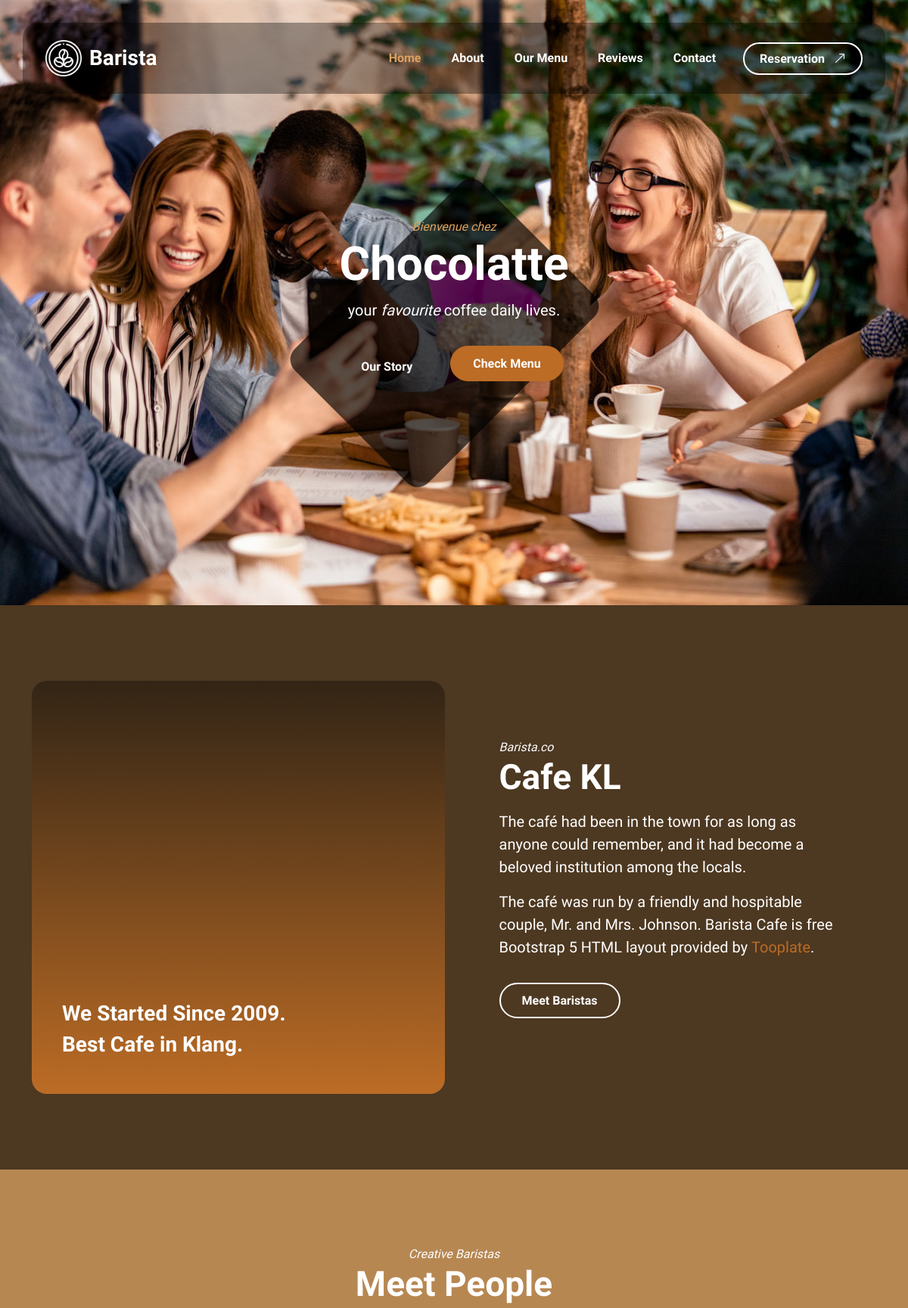
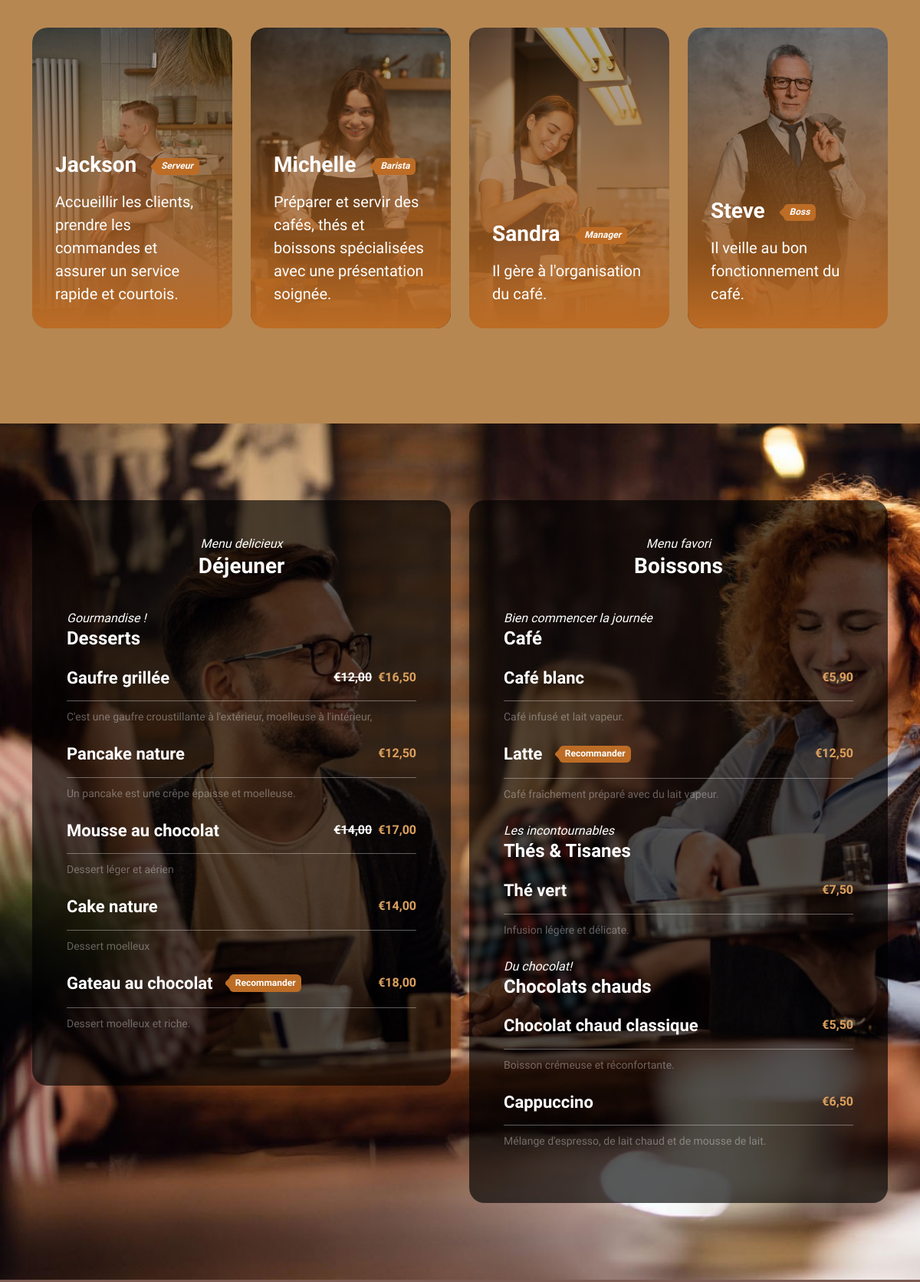
The page / (upper part) on the database its author committed (2 pictures, top to bottom).
### tables this page shows
CREATE TABLE `employees` (
  `id` int unsigned NOT NULL AUTO_INCREMENT,
  `name` varchar(255) NOT NULL,
  `job` varchar(255) DEFAULT NULL,
  `description` varchar(255) DEFAULT NULL,
  `img` varchar(255) DEFAULT NULL,
  `created_at` timestamp NOT NULL DEFAULT CURRENT_TIMESTAMP,
  `updated_at` timestamp NOT NULL DEFAULT CURRENT_TIMESTAMP,
  PRIMARY KEY (`id`)
);

CREATE TABLE `product_categories` (
  `id` int unsigned NOT NULL AUTO_INCREMENT,
  `parent_id` int unsigned DEFAULT NULL,
  `order` int unsigned NOT NULL,
  `pre` varchar(255) NOT NULL,
  `title` varchar(255) NOT NULL,
  `created_at` timestamp NOT NULL DEFAULT CURRENT_TIMESTAMP,
  `updated_at` timestamp NOT NULL DEFAULT CURRENT_TIMESTAMP,
  PRIMARY KEY (`id`),
  KEY `product_categories_parent_id_product_categories_id` (`parent_id`),
  CONSTRAINT `product_categories_parent_id_product_categories_id` FOREIGN KEY (`parent_id`) REFERENCES `product_categories` (`id`) ON DELETE SET NULL
);

CREATE TABLE `products` (
  `id` int unsigned NOT NULL AUTO_INCREMENT,
  `product_category_id` int unsigned NOT NULL,
  `name` varchar(255) NOT NULL,
  `description` varchar(255) NOT NULL,
  `tag` varchar(255) DEFAULT NULL,
  `price` int NOT NULL,
  `discount` int DEFAULT NULL,
  `created_at` timestamp NOT NULL DEFAULT CURRENT_TIMESTAMP,
  `updated_at` timestamp NOT NULL DEFAULT CURRENT_TIMESTAMP,
  `deleted_at` timestamp NULL DEFAULT NULL,
  PRIMARY KEY (`id`),
  KEY `products_product_category_id_product_categories_id` (`product_category_id`),
  CONSTRAINT `products_product_category_id_product_categories_id` FOREIGN KEY (`product_category_id`) REFERENCES `product_categories` (`id`) ON DELETE RESTRICT
);

### controllers/BaseController.php (called while the page is built, shortened)
<?php
abstract class BaseController
{
    public function handle()
    {
        return $this->show();
    }
    protected function view($view, $data)
    {
        extract($data);
        include('./views/' . $view . '.php');
    }
}

### controllers/HomeController.php (called while the page is built, shortened)
<?php
class HomeController extends BaseController
{
    public function show()
    {
        return $this->view('home', [
            'welcome' => 'Bienvenue chez',
            'title' => 'Chocolatte',
            'employees' => Employee::getHomepageEmployees(),
            'review_title' => 'Ce qu\'en pensent nos clients',
            'reviews' => Review::getHomepageReviews(),
            'categories' => $this->getMenuCategories(),
        ]);
    }
    protected function getMenuCategories()
    {
        $categories = ProductCategory::getHomepageMainCategories();
        foreach ($categories as $indexMainCategories => $category) {
            $category->subcategories = ProductCategory::getHomepageSubCategories($category);
            foreach($category->subcategories as $indexSubCategories => $subcategory) {
                $subcategory->products = Product::getHomepageProducts($subcategory);
            }
        }
        return $categories;
    }
}

### index.php (called while the page is built, shortened)
<?php
require_once('controllers/BaseController.php');
require_once('controllers/HomeController.php');
require_once('models/BaseModel.php');
require_once('models/ProductCategory.php');
$controller = new HomeController();
$controller->handle();

### models/BaseModel.php (called while the page is built, shortened)
<?php
abstract class BaseModel
{
    public static $instances = [];
    protected $connexion;
    function __construct()
    {
        try {
            $this->connexion = new \PDO('mysql:host=' . MYSQL_HOST . ';dbname=' . MYSQL_DBNAME . ';charset=utf8', MYSQL_USER, MYSQL_PASSWORD);
            $this->connexion->setAttribute(\PDO::ATTR_DEFAULT_FETCH_MODE, \PDO::FETCH_OBJ);
        } catch (\Exception $e) {
            die('Erreur : ' . $e->getMessage());
        }
    }
    public static function __callStatic($method, $args = []) {
        $method = lcfirst(substr($method, 3));
        return call_user_func_array([self::getInstance(get_called_class()), $method], $args);
    }
    public static function getInstance($class)
    {
        if(!isset(self::$instances[$class])) self::$instances[$class] = new $class();
        return self::$instances[$class];
    }
    protected function get($sql, $args = [])
    {
        return $this->execute($sql, $args)->fetchAll();
    }
    protected function execute($sql, $args = [])
    {
        if(count($args)){
            $result = $this->connexion->prepare($sql);
            $result->execute($args);
            return $result;
        }
        return $this->connexion->query($sql);
    }
}

### models/Employee.php (called while the page is built)
<?php
class Employee extends BaseModel
{
    public function homepageEmployees()
    {
        return $this->get('SELECT `employees`.`name`,`employees`.`job`,`employees`.`description`,`employees`.`img` FROM `employees` ORDER BY `employees`.`name`;');
    }
}

### models/ProductCategory.php (called while the page is built)
<?php
class ProductCategory extends BaseModel
{
    public function homepageMainCategories()
    {
        return $this->get('SELECT `product_categories`.`id`,`product_categories`.`pre`,`product_categories`.`title` FROM `product_categories` WHERE `product_categories`.`parent_id` IS NULL ORDER BY `product_categories`.`order`;');
    }
    public function homepageSubCategories($category)
    {
        return $this->get('SELECT `product_categories`.`id`,`product_categories`.`pre`,`product_categories`.`title` FROM `product_categories` WHERE `product_categories`.`parent_id` = :category ORDER BY `product_categories`.`order`;', [
            'category' => $category->id,
        ]);
    }
}

### models/Product.php (called while the page is built)
<?php
class Product extends BaseModel
{
    public function homepageProducts($category)
    {
        return $this->get('SELECT `products`.`name`, `products`.`description`, `products`.`tag`, `products`.`price`, `products`.`discount` FROM `products` WHERE `product_category_id` = :category ORDER BY `products`.`price`;', [
            'category' => $category->id
        ]);
    }
}

### views/home.php (the view, shortened to what this page needs)
?><!doctype html>
<html lang="en">
    <head>
        <link href="css/bootstrap.min.css" rel="stylesheet">
        <link href="css/bootstrap-icons.css" rel="stylesheet">
        <link href="css/vegas.min.css" rel="stylesheet">
        <link href="css/tooplate-barista.css" rel="stylesheet">
    </head>
    <body>
            <main>
                <nav class="navbar navbar-expand-lg">
                    <div class="container">
                        <a class="navbar-brand d-flex align-items-center" href="index.html">
                            <img src="images/coffee-beans.png" class="navbar-brand-image img-fluid" alt="Barista Cafe Template">
                            Barista
                        </a>
                        <div class="collapse navbar-collapse" id="navbarNav">
                            <ul class="navbar-nav ms-lg-auto">
                                <li class="nav-item">
                                    <a class="nav-link click-scroll" href="#section_1">Home</a>
                                </li>
                                <li class="nav-item">
                                    <a class="nav-link click-scroll" href="#section_2">About</a>
                                </li>
                                <li class="nav-item">
                                    <a class="nav-link click-scroll" href="#section_3">Our Menu</a>
                                </li>
                                <li class="nav-item">
                                    <a class="nav-link click-scroll" href="#section_4">Reviews</a>
                                </li>
                                <li class="nav-item">
                                    <a class="nav-link click-scroll" href="#section_5">Contact</a>
                                </li>
                            </ul>
                            <div class="ms-lg-3">
                                <a class="btn custom-btn custom-border-btn" href="reservation.html">
                                    Reservation
                                    <i class="bi-arrow-up-right ms-2"></i>
                                </a>
                            </div>
                        </div>
                    </div>
                </nav>
                <section class="hero-section d-flex justify-content-center align-items-center" id="section_1">
                    <div class="container">
                        <div class="row align-items-center">
                            <div class="col-lg-6 col-12 mx-auto">
                                <em class="small-text"><?= $welcome; ?></em>
                                <h1><?= $title; ?></h1>
                                <p class="text-white mb-4 pb-lg-2">
                                    your <em>favourite</em> coffee daily lives.
                                </p>
                                <a class="btn custom-btn custom-border-btn smoothscroll me-3" href="#section_2">
                                    Our Story
                                </a>
                                <a class="btn custom-btn smoothscroll me-2 mb-2" href="#section_3"><strong>Check Menu</strong></a>
                            </div>
                        </div>
                    </div>
                    <div class="hero-slides"></div>
                </section>
                <section class="about-section section-padding" id="section_2">
                    <div class="section-overlay"></div>
                    <div class="container">
                        <div class="row align-items-center">
                            <div class="col-lg-6 col-12">
                                <div class="ratio ratio-1x1">
                                    <video autoplay="" loop="" muted="" class="custom-video" poster="">
                                        <source src="videos/pexels-mike-jones-9046237.mp4" type="video/mp4">
                                    </video>
                                    <div class="about-video-info d-flex flex-column">
                                        <h4 class="mt-auto">We Started Since 2009.</h4>
                                        <h4>Best Cafe in Klang.</h4>
                                    </div>
                                </div>
                            </div>
                            <div class="col-lg-5 col-12 mt-4 mt-lg-0 mx-auto">
                                <em class="text-white">Barista.co</em>
                                <h2 class="text-white mb-3">Cafe KL</h2>
                                <p class="text-white">The café had been in the town for as long as anyone could remember, and it had become a beloved institution among the locals.</p>
                                <p class="text-white">The café was run by a friendly and hospitable couple, Mr. and Mrs. Johnson. Barista Cafe is free Bootstrap 5 HTML layout provided by <a rel="nofollow" href="https://www.tooplate.com" target="_blank">Tooplate</a>.</p>
                                <a href="#barista-team" class="smoothscroll btn custom-btn custom-border-btn mt-3 mb-4">Meet Baristas</a>
                            </div>
                        </div>
                    </div>
                </section>
                <section class="barista-section section-padding section-bg" id="barista-team">
                    <div class="container">
                        <div class="row justify-content-center">
                            <div class="col-lg-12 col-12 text-center mb-4 pb-lg-2">
                                <em class="text-white">Creative Baristas</em>
                                <h2 class="text-white">Meet People</h2>
                            </div>
                            <?php foreach($employees as $index => $employee): ?>
                            <div class="col-lg-3 col-md-6 col-12 mb-4">
                                <div class="team-block-wrap">
                                    <div class="team-block-info d-flex flex-column">
                                        <div class="d-flex mt-auto mb-3">
                                            <h4 class="text-white mb-0"><?= $employee->name; ?></h4>
                                            <p class="badge ms-4"><em><?= $employee->job; ?></em></p>
                                        </div>
                                        <p class="text-white mb-0"><?= $employee->description; ?></p>
                                    </div>
                                    <div class="team-block-image-wrap">
                                        <img src="<?= $employee->img; ?>" class="team-block-image img-fluid" alt="Image de <?= $employee->name; ?>">
                                    </div>
                                </div>
                            </div>
                            <?php endforeach; ?>
                        </div>
                    </div>
                </section>
                <section class="menu-section section-padding" id="section_3">
                    <div class="container">
                        <div class="row">
                            <?php foreach($categories as $index => $category): ?>
                            <div class="col-lg-6 col-12 mb-4 mb-lg-0">
                                <div class="menu-block-wrap">
                                    <div class="text-center mb-4 pb-lg-2">
                                        <em class="text-white"><?= $category->pre; ?></em>
                                        <h4 class="text-white"><?= $category->title; ?></h4>
                                    </div>
                                    <?php foreach($category->subcategories as $index => $subcategory): ?>
                                    <div class="my-4">
                                        <em class="text-white"><?= $subcategory->pre; ?></em>
                                        <h5 class="text-white"><?= $subcategory->title; ?></h5>
                                    </div>
                                    <?php foreach($subcategory->products as $index => $product): ?>
                                    <div class="menu-block my-4">
                                        <div class="d-flex">
                                            <h6><?= $product->name; ?>
                                                <?php if($product->tag): ?>
                                                    <span class="badge ms-3"><?= $product->tag; ?></span>
                                                <?php endif; ?>
                                            </h6>
                                            <?php if($product->discount): ?>
                                                <strong class="text-white ms-auto"><del>€<?= number_format($product->price / 100, 2, ',', '.'); ?></del></strong>
                                                <strong class="ms-2">€<?= number_format($product->discount / 100, 2, ',', '.'); ?></strong>
                                            <?php else: ?>
                                                <strong class="ms-auto">€<?= number_format($product->price / 100, 2, ',', '.'); ?></strong>
                                            <?php endif; ?>
                                        </div>
                                        <div class="border-top mt-2 pt-2">
                                            <small><?= $product->description; ?></small>
                                        </div>
                                    </div>
                                    <?php endforeach; ?>
                                    <?php endforeach; ?>
                                </div>
                            </div>
                            <?php endforeach; ?>
                        </div>
                    </div>
                </section>
            </main>
    </body>
</html>

### rows shown on the page
employees: name "Jackson", job "Serveur", description "Accueillir les clients, prendre les commandes et assurer un service rapide et courtois.", img (picture)
employees: name "Michelle", job "Barista", description "Préparer et servir des cafés, thés et boissons spécialisées avec une présentation soignée.", img (picture)
employees: name "Sandra", job "Manager", description "Il gère à l'organisation du café.", img (picture)
employees: name "Steve", job "Boss", description "Il veille au bon fonctionnement du café.", img (picture)
product_categories: pre "Menu delicieux", title "Déjeuner"
product_categories: pre "Gourmandise !", title "Desserts"
products: name "Gaufre grillée", $product->price/100 "12,00", $product->discount/100 "16,50", description "C'est une gaufre croustillante à l'extérieur, moelleuse à l'intérieur,"
products: name "Pancake nature", $product->price/100 "12,50", description "Un pancake est une crêpe épaisse et moelleuse."
products: name "Mousse au chocolat", $product->price/100 "14,00", $product->discount/100 "17,00", description "Dessert léger et aérien"
products: name "Cake nature", $product->price/100 "14,00", description "Dessert moelleux"
products: name "Gateau au chocolat", tag "Recommander", $product->price/100 "18,00", description "Dessert moelleux et riche."
product_categories: pre "Menu favori", title "Boissons"
product_categories: pre "Bien commencer la journée", title "Café"
products: name "Café blanc", $product->price/100 "5,90", description "Café infusé et lait vapeur."
products: name "Latte", tag "Recommander", $product->price/100 "12,50", description "Café fraîchement préparé avec du lait vapeur."
product_categories: pre "Les incontournables", title "Thés & Tisanes"
products: name "Thé vert", $product->price/100 "7,50", description "Infusion légère et délicate."
product_categories: pre "Du chocolat!", title "Chocolats chauds"
products: name "Chocolat chaud classique", $product->price/100 "5,50", description "Boisson crémeuse et réconfortante."
products: name "Cappuccino", $product->price/100 "6,50", description "Mélange d'espresso, de lait chaud et de mousse de lait."

### other values the page prints
$welcome "Bienvenue chez"
$title "Chocolatte"
